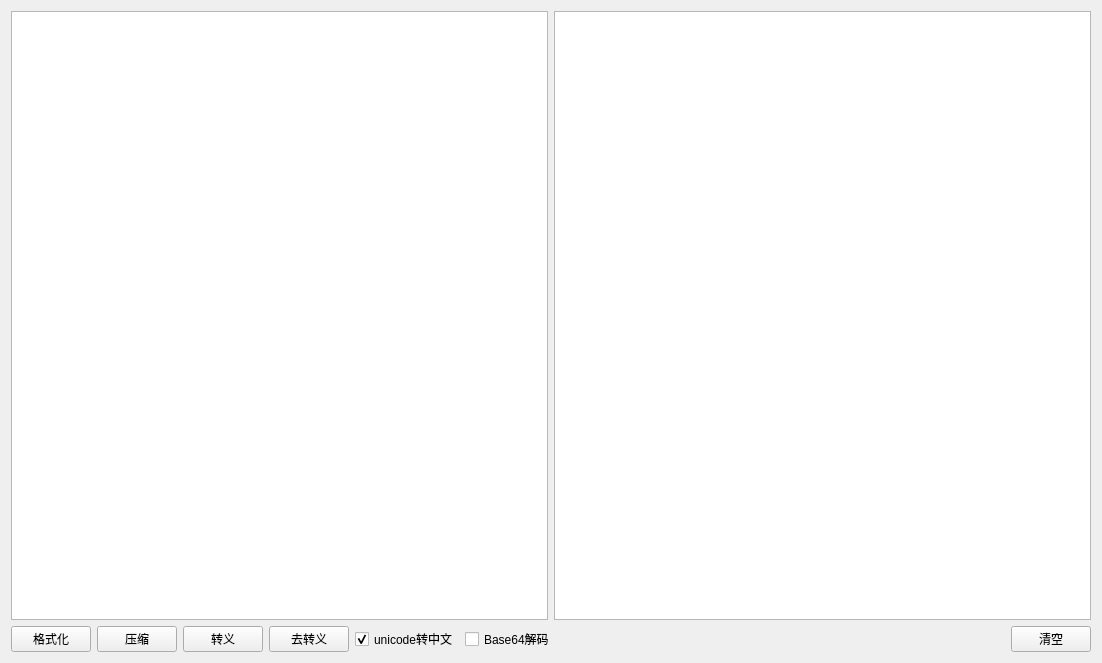
<?xml version="1.0" encoding="UTF-8"?>
<ui version="4.0">
 <class>WidgetJson</class>
 <widget class="QWidget" name="WidgetJson">
  <property name="geometry">
   <rect>
    <x>0</x>
    <y>0</y>
    <width>1102</width>
    <height>663</height>
   </rect>
  </property>
  <property name="windowTitle">
   <string>Form</string>
  </property>
  <layout class="QVBoxLayout" name="verticalLayout">
   <item>
    <layout class="QHBoxLayout" name="horizontalLayout">
     <item>
      <widget class="QTextEdit" name="textEdit"/>
     </item>
     <item>
      <widget class="QTreeView" name="treeView"/>
     </item>
    </layout>
   </item>
   <item>
    <layout class="QHBoxLayout" name="horizontalLayout_2">
     <item>
      <widget class="QPushButton" name="formatBtn">
       <property name="text">
        <string>格式化</string>
       </property>
      </widget>
     </item>
     <item>
      <widget class="QPushButton" name="reduceBtn">
       <property name="text">
        <string>压缩</string>
       </property>
      </widget>
     </item>
     <item>
      <widget class="QPushButton" name="escapedBtn">
       <property name="text">
        <string>转义</string>
       </property>
      </widget>
     </item>
     <item>
      <widget class="QPushButton" name="unescapedBtn">
       <property name="text">
        <string>去转义</string>
       </property>
      </widget>
     </item>
     <item>
      <widget class="QCheckBox" name="unicodeToChineseCheckBox">
       <property name="text">
        <string>unicode转中文</string>
       </property>
       <property name="checked">
        <bool>true</bool>
       </property>
      </widget>
     </item>
     <item>
      <widget class="QCheckBox" name="base64valueCheckBox">
       <property name="text">
        <string>Base64解码</string>
       </property>
      </widget>
     </item>
     <item>
      <spacer name="horizontalSpacer">
       <property name="orientation">
        <enum>Qt::Horizontal</enum>
       </property>
       <property name="sizeHint" stdset="0">
        <size>
         <width>40</width>
         <height>20</height>
        </size>
       </property>
      </spacer>
     </item>
     <item>
      <widget class="QPushButton" name="cleanBtn">
       <property name="text">
        <string>清空</string>
       </property>
      </widget>
     </item>
    </layout>
   </item>
  </layout>
 </widget>
 <resources/>
 <connections/>
</ui>
